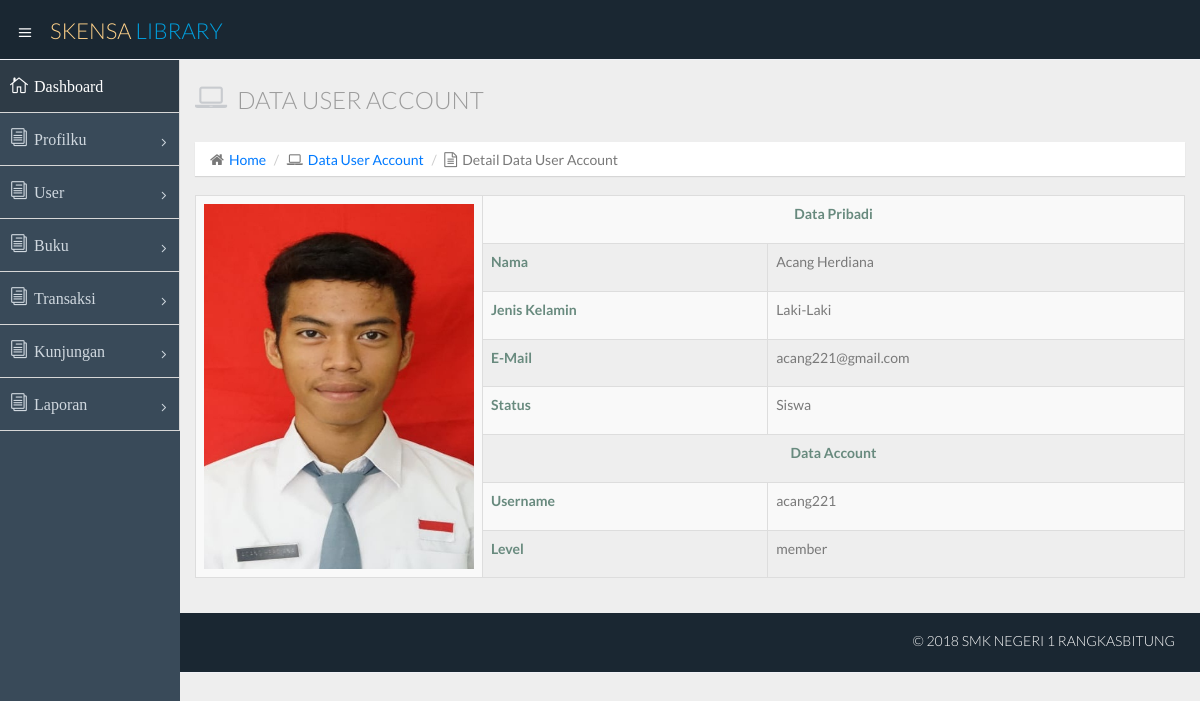
/admin.php?id=detailuser&userID=acang221 (signed in), run on the app's committed database.
### tables this page shows
CREATE TABLE `anggota` (
  `id_anggota` varchar(18) NOT NULL,
  `nama_anggota` varchar(40) NOT NULL,
  `jk` enum('L','P') NOT NULL,
  `email` varchar(30) NOT NULL,
  `status` enum('Siswa','Guru','Karyawan') NOT NULL,
  `keterangan` varchar(20) NOT NULL,
  `id_user` varchar(15) DEFAULT NULL,
  `file` varchar(50) DEFAULT NULL
);

CREATE TABLE `user` (
  `id_user` varchar(25) NOT NULL,
  `password` varchar(50) NOT NULL,
  `level` enum('admin','member') NOT NULL
);

### admin.php (called while the page is built, shortened)
<?php
  include "./layout/headeradmin.php";
  include "./layout/sidebaradmin.php";
  include "route.php";
  include "./layout/footer.php";
?>

### admin/user/detailuseranggota.php (the view)
<?php
  $query = mysqli_query($koneksi, "SELECT * FROM user a LEFT OUTER JOIN anggota b on(a.id_user=b.id_user) WHERE a.id_user='$userID'");
  $data = mysqli_fetch_array($query);
?>
<div class="row">
  <div class="col-lg-12">
    <table class="table table-bordered table-striped table-hover">
      <tbody>
      <tr>
        <?php
        if($data[10]!=NULL) {
        echo "<th rowspan='11' width='25%'><img src='./images/profil/$data[10]' width='270px' height='365px'></img></th>";
        }
        else{
        echo "<th rowspan='11' width='25%'><img src='./images/profil/nophoto.png' width='270px' height='365px'></img></th>";
        }
        ?>
        <th colspan="2" class="text-center">Data Pribadi</th>
      </tr>
      <tr>
        <th>Nama</th>
        <td><?php echo $data[4]; ?></td>
      </tr>
      <tr>
        <th>Jenis Kelamin</th>
        <td>
        <?php
          if($data[5]=='L')
            echo "Laki-Laki";
          else
            echo "Perempuan";
        ?>
        </td>
      </tr>
      <tr>
        <th>E-Mail</th>
        <td><?php echo $data[6]?></td>
      </tr>
      <tr>
        <th>Status</th>
        <td><?php echo $data[7]; ?></td>
      </tr>
      <tr>
        <th colspan="2" class="text-center">Data Account</th>
      </tr>
      <tr>
        <th>Username</th>
        <td><?php echo $data[0]?></td>
      </tr>
      <tr>
        <th>Level</th>
        <td><?php echo $data[2]?></td>
      </tr>
      </tbody>
    </table>
  </div>
</div>

### data on the page
anggota: file (picture), nama_anggota "Acang Herdiana", email "acang221@gmail.com", status "Siswa", id_user.id_user "acang221", id_user.level "member"
